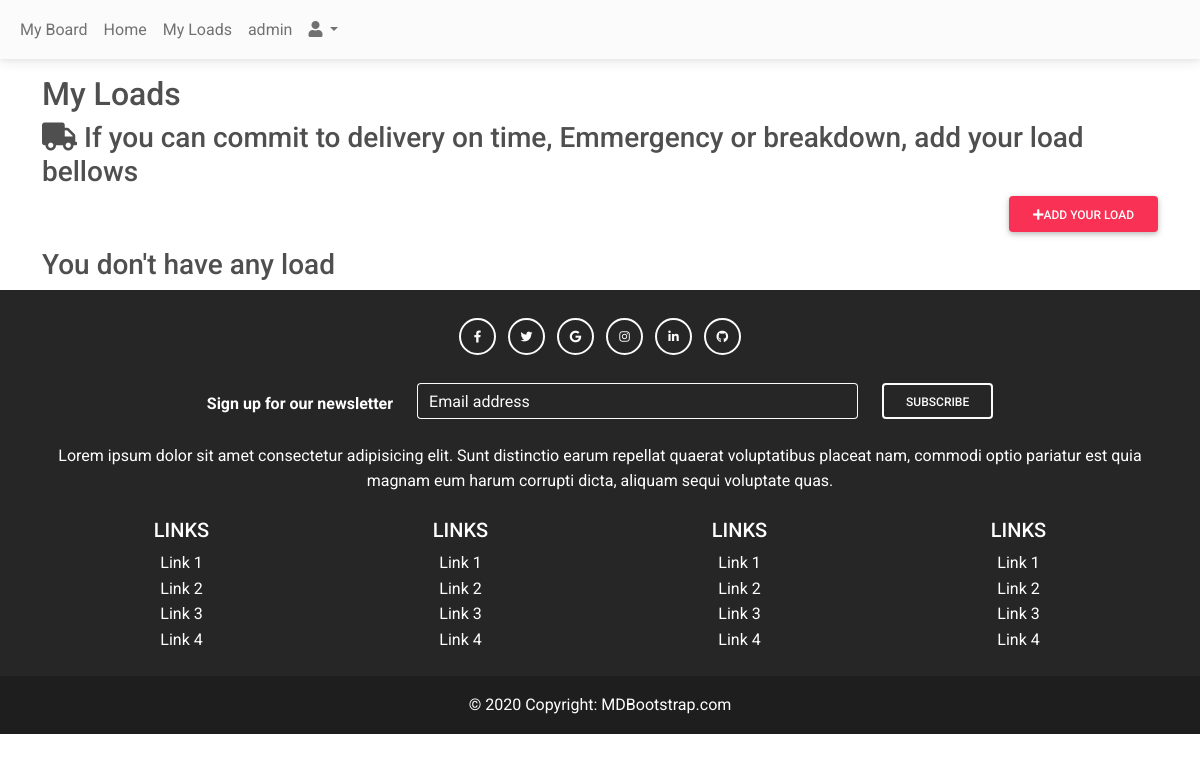
The app's page /my-admin/my-loads (signed in), older data.
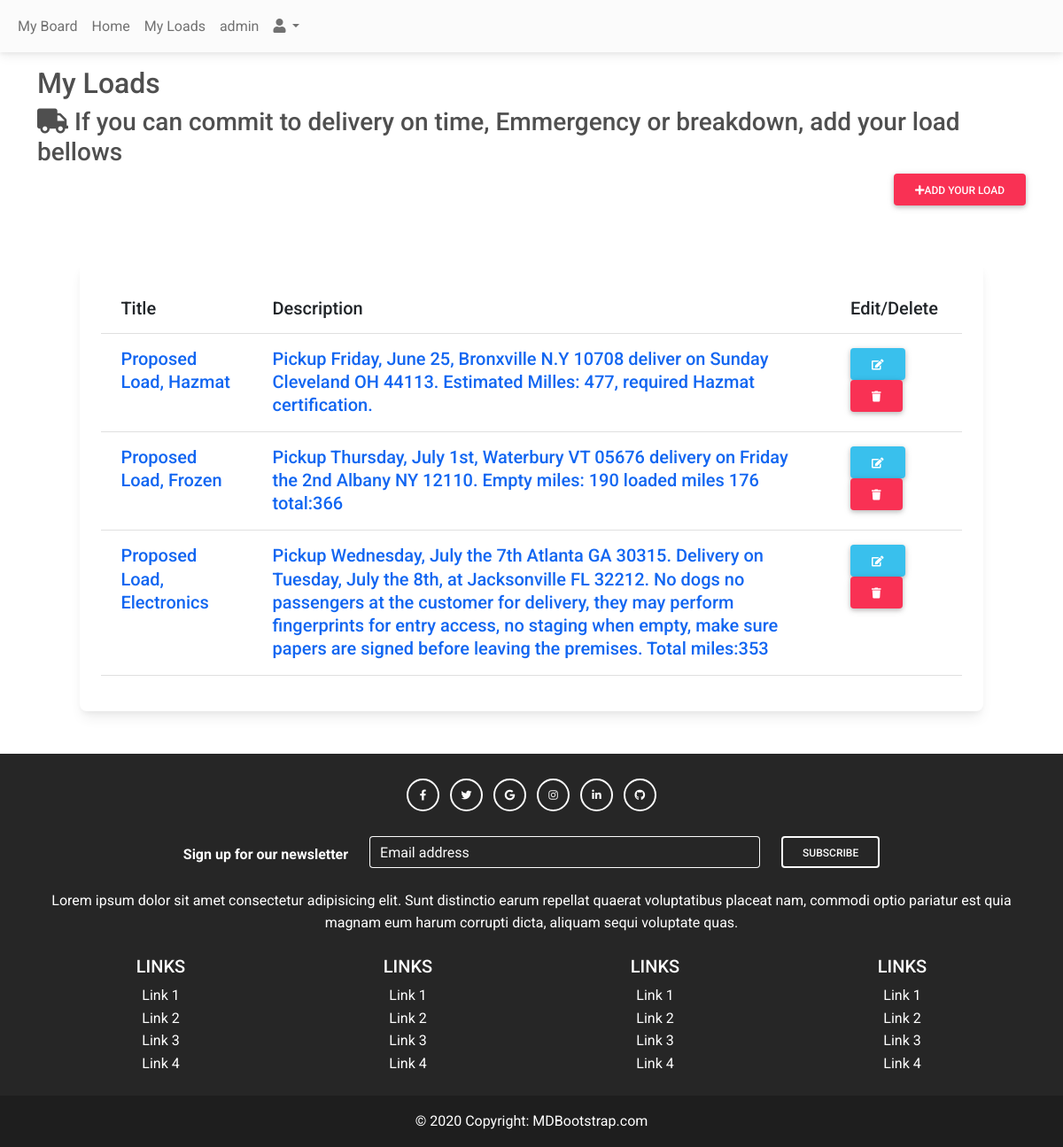
The same page, newer data.
### blog/models.py (models this page shows, shortened)
class Load(models.Model):
    user = models.ForeignKey(User, on_delete=models.CASCADE, null=True)
    price = models.CharField(max_length=20)
    title = models.CharField(max_length=50)
    category = models.ForeignKey(Category, on_delete=models.CASCADE)
    desc = models.TextField()
    image = models.ImageField(null=True, blank=True)
    created_at = models.DateTimeField(auto_now_add=True)
    update_at = models.DateTimeField(auto_now = True)
    def __str__(self):
        return self.title

### app_admin/views.py (the view)
# urls.py: path('my-loads', user_loads, name="my-loads"),
def user_loads(request):
    if not request.user.is_authenticated:
        return rredirect('login')
    list_loads = Load.objects.filter(user= request.user)
    return render(request, 'my-loads.html', {'list_loads': list_loads})

### app_admin/templates/my-loads.html
{% extends 'partials/base2.html' %}
{% block content %}
<div class="container">
    <div class="row">
        <div class="col-md-12">
            <h2 class="mt-3">My Loads</h2>
        </div>
        <h3><i class="fas fa-truck"></i> If you can commit to delivery on time, Emmergency or breakdown, add your load
            bellows</h3>
        <div class="col-md-12 mb-3">
            <a href="{% url 'add-load' %}" class="btn btn-danger float-end"><i class="fas fa-plus"></i>Add Your Load</a>
        </div>
        <div class="col-md-12">
            {% if list_loads %}
            <div class="card m-5">
                <div class="card-body">
                    <table class="table table-hover">
                        <thead>
                            <tr class=h5>
                                <th>Title</th>
                                <th>Description</th>
                                <th>Edit/Delete</th>
                            </tr>
                        </thead>
                        <tbody>
                            {% for load in list_loads %}
                            <tr>
                                <td><a href="" class="h5">{{load}}</a></td>
                                <td><a href="" class="h5">{{load.desc}}</a></td>
                                <td>
                                    <a href="{% url 'update-load' load.pk %}" class="btn btn-info"><i class="fas fa-edit"></i></a>
                                    <a href="{% url 'delete-load' load.pk %}" class="btn btn-danger"><i class="fas fa-trash"></i></a>
                                </td>
                            </tr>
                            {% endfor %}
                        </tbody>
                    </table>
                </div>
            </div>
            {% else %}
            <h3>You don't have any load</h3>
            {% endif %}
        </div>
    </div>
</div>
{% endblock %}

Row changes from the older to the newer data that the page shows:
now on this page (row edited): Load: title "Proposed Load, Hazmat", desc "Pickup Friday, June 25, Bronxville N.Y 10708 deliver on Sunday Cleveland OH 44113. Estimated Milles: 477, required Hazmat certification."
now on this page (row edited): Load: title "Proposed Load, Frozen", desc "Pickup Thursday, July 1st, Waterbury VT 05676 delivery on Friday the 2nd Albany NY 12110. Empty miles: 190 loaded miles 176 total:366"
now on this page (row edited): Load: title "Proposed Load, Electronics", desc "Pickup Wednesday, July the 7th Atlanta GA 30315. Delivery on Tuesday, July the 8th, at Jacksonville FL 32212. No dogs no passengers at the customer for delivery, they may perform fingerprints for entry access, no staging when empty, make sure papers are signed before leaving the premises. Total miles:353"
Text that changed along with them:
text no longer shown: "You don't have any load"
text now shown: "Title Description Edit/Delete"
